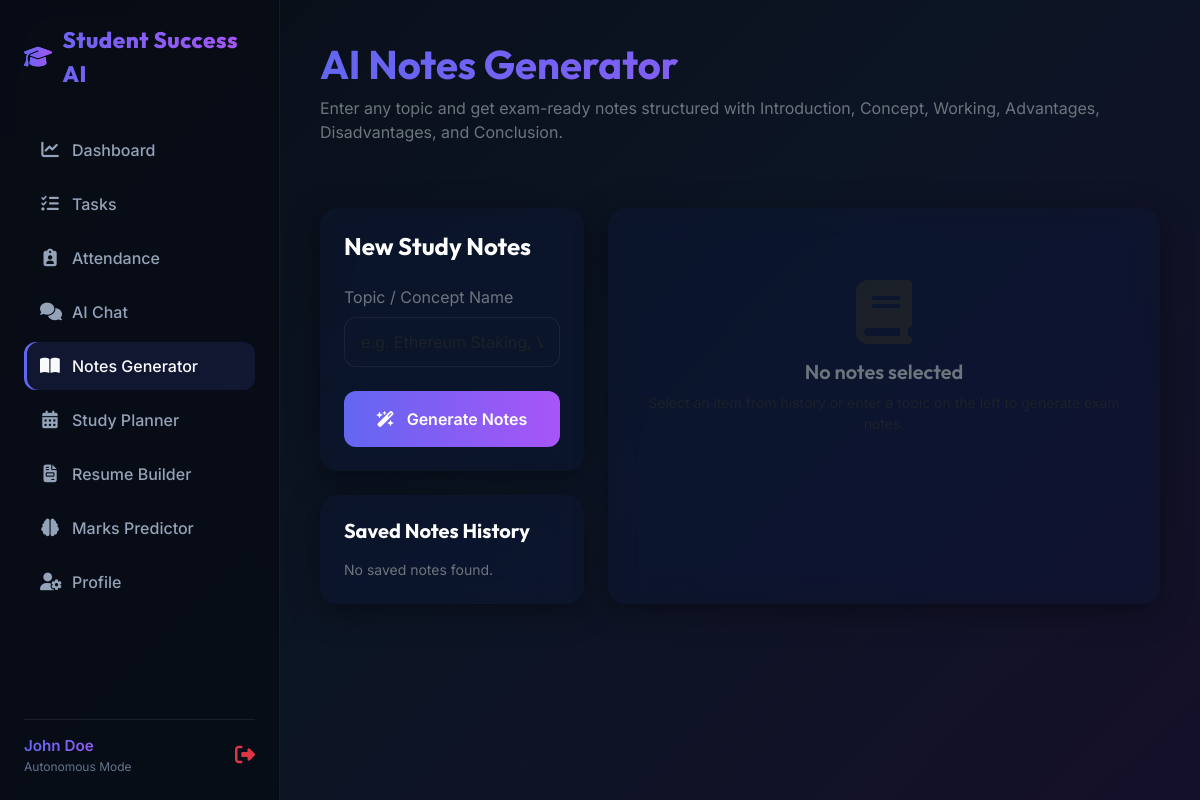
Before: /notes (signed in) with the older database file.
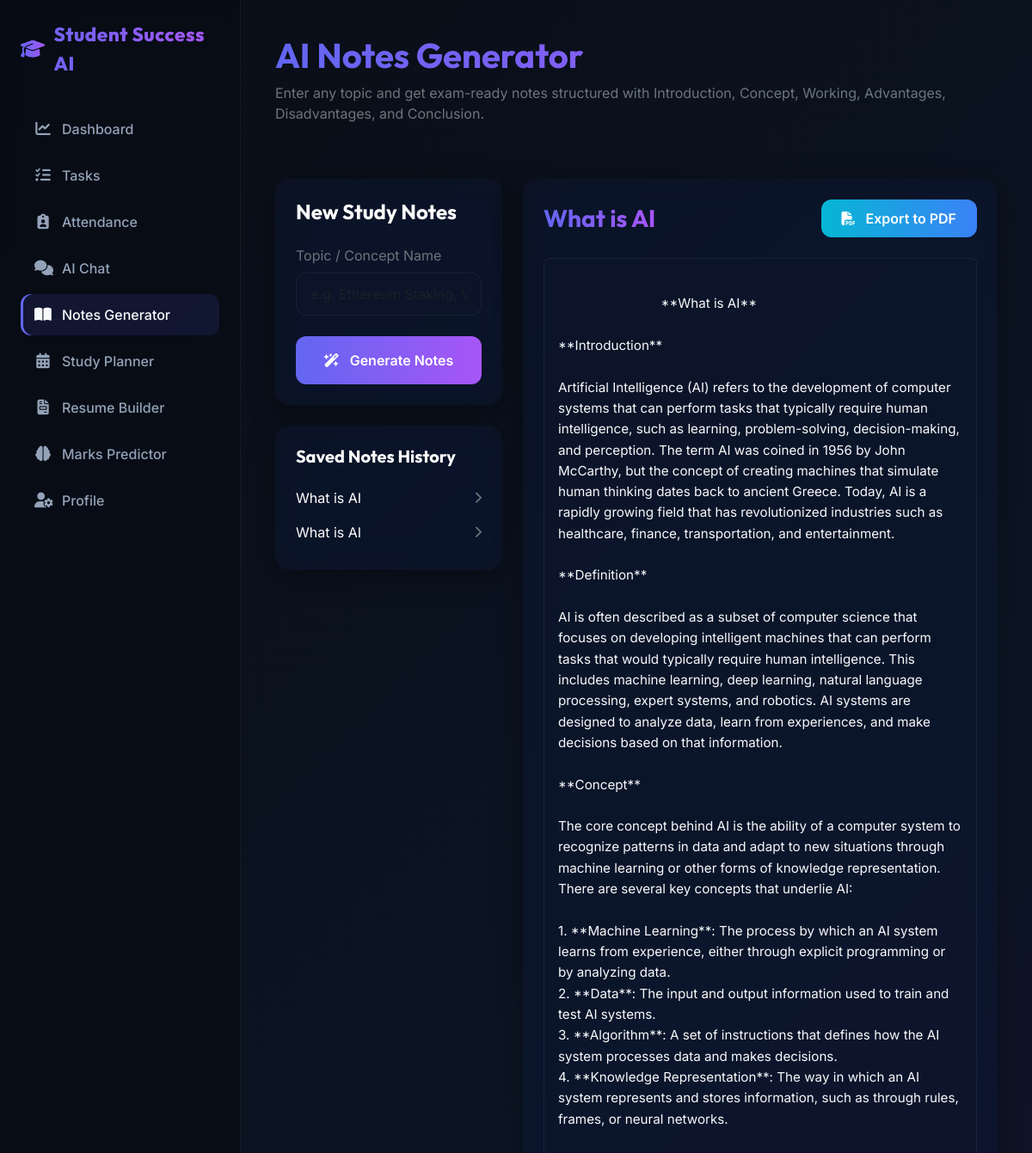
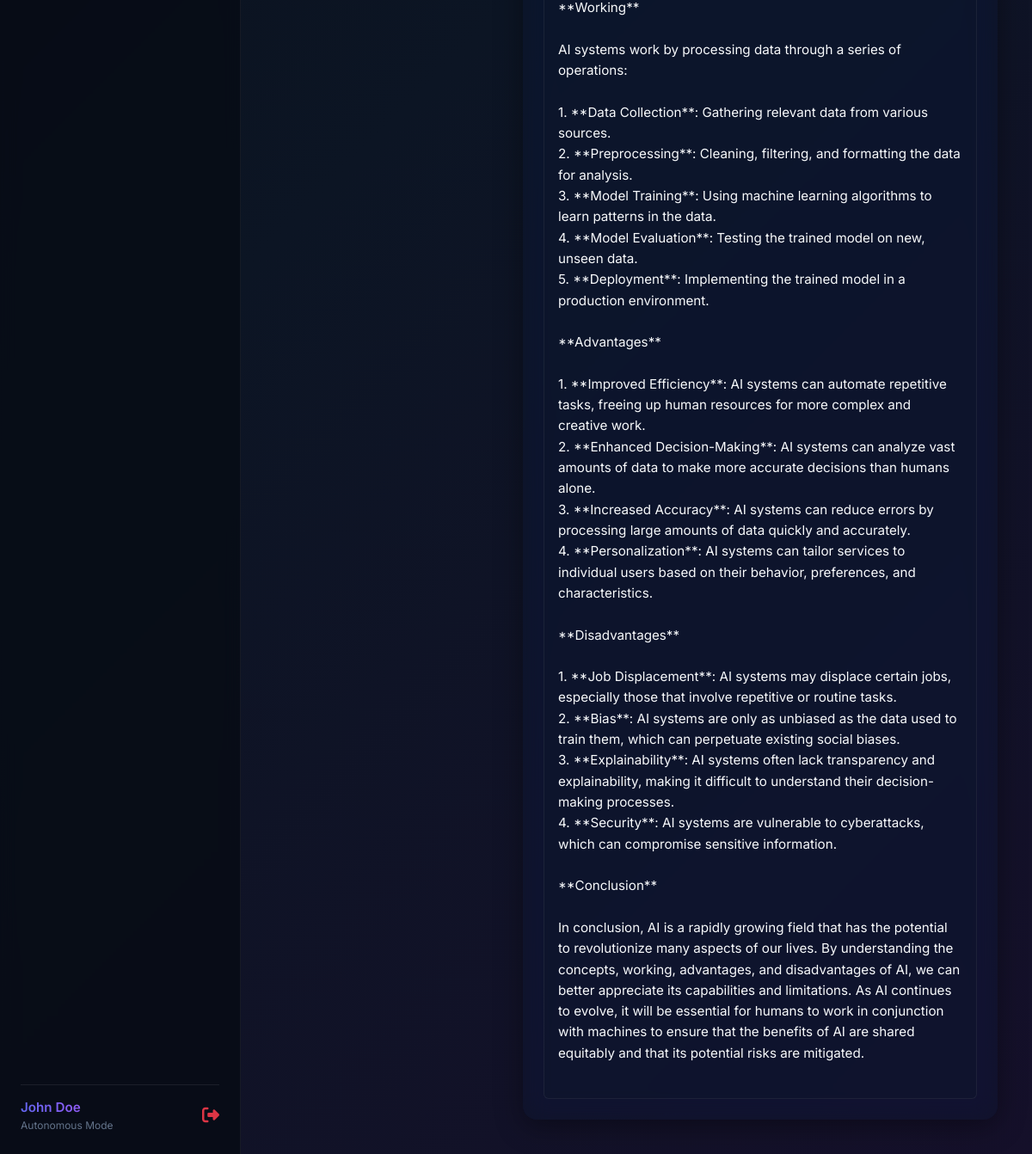
After: the same page with the newer database file (2 pictures, top to bottom).
### tables this page shows
CREATE TABLE notes (
        id INTEGER PRIMARY KEY AUTOINCREMENT,
        user_id INTEGER NOT NULL,
        topic TEXT NOT NULL,
        generated_notes TEXT NOT NULL,
        FOREIGN KEY(user_id) REFERENCES users(id) ON DELETE CASCADE
    );

### app.py (the view)
@app.route('/notes')
@login_required
def notes():
    user_id = session['user_id']
    conn = get_db_connection()
    notes_history = conn.execute("SELECT id, topic FROM notes WHERE user_id = ? ORDER BY id DESC", (user_id,)).fetchall()
    view_id = request.args.get('view_id')
    active_notes = None
    if view_id:
        active_notes = conn.execute("SELECT * FROM notes WHERE id = ? AND user_id = ?", (view_id, user_id)).fetchone()
    elif notes_history:
        active_notes = conn.execute("SELECT * FROM notes WHERE id = ? AND user_id = ?", (notes_history[0]['id'], user_id)).fetchone()
    conn.close()
    return render_template('notes.html', active_page='notes', notes_history=notes_history, active_notes=active_notes)

### app.py (called while the page is built)
def login_required(f):
    @wraps(f)
    def decorated_function(*args, **kwargs):
        if 'user_id' not in session:
            flash("Please sign in to access this page.", "error")
            return redirect(url_for('login'))
        return f(*args, **kwargs)
    return decorated_function

@app.context_processor
def inject_active_page():
    return dict(active_page=None)

### database/db_helper.py (called while the page is built)
def get_db_connection():
    conn = sqlite3.connect(DB_FILE)
    conn.row_factory = sqlite3.Row
    return conn

### templates/notes.html (shortened to what this page needs)
{% extends "base.html" %}
{% block content %}
<div class="container-fluid px-0">
    <div class="row mb-5">
        <div class="col-12">
            <h1 class="font-outfit fw-bold text-gradient-primary">AI Notes Generator</h1>
            <p class="text-secondary">Enter any topic and get exam-ready notes structured with Introduction, Concept, Working, Advantages, Disadvantages, and Conclusion.</p>
        </div>
    </div>
    <div class="row g-4">
        <div class="col-lg-4">
            <div class="card glass-panel border-0 text-white p-4 mb-4">
                <h4 class="font-outfit fw-bold mb-4">New Study Notes</h4>
                <form action="{{ url_for('generate_notes_route') }}" method="POST">
                    <div class="mb-4">
                        <label for="topic" class="form-label text-secondary">Topic / Concept Name</label>
                        <input type="text" class="form-control form-control-glass" id="topic" name="topic" placeholder="e.g. Ethereum Staking, Virtual Memory" required>
                    </div>
                    <button type="submit" class="btn btn-primary-gradient w-100 py-3">
                        <i class="fa-solid fa-wand-magic-sparkles me-2"></i> Generate Notes
                    </button>
                </form>
            </div>
            <div class="card glass-panel border-0 text-white p-4">
                <h5 class="font-outfit fw-bold mb-3">Saved Notes History</h5>
                {% if notes_history %}
                    <div class="list-group list-group-flush bg-transparent">
                        {% for item in notes_history %}
                            <a href="{{ url_for('notes') }}?view_id={{ item.id }}" class="list-group-item list-group-item-action bg-transparent text-white px-0 border-bottom-0 py-2 d-flex justify-content-between align-items-center">
                                <span class="text-truncate" style="max-width: 80%;">{{ item.topic }}</span>
                                <i class="fa-solid fa-chevron-right text-secondary small"></i>
                            </a>
                        {% endfor %}
                    </div>
                {% else %}
                    <p class="text-secondary mb-0 small">No saved notes found.</p>
                {% endif %}
            </div>
        </div>
        <div class="col-lg-8">
            <div class="card glass-panel border-0 text-white p-4 h-100">
                {% if active_notes %}
                    <div class="d-flex justify-content-between align-items-center mb-4">
                        <h3 class="font-outfit fw-bold text-gradient-primary mb-0">{{ active_notes.topic }}</h3>
                        <a href="{{ url_for('export_notes_pdf', notes_id=active_notes.id) }}" class="btn btn-accent-gradient">
                            <i class="fa-solid fa-file-pdf me-2"></i> Export to PDF
                        </a>
                    </div>
                    <div class="p-3 rounded" style="background: rgba(15, 23, 42, 0.45); border: 1px solid var(--glass-border); max-height: calc(100vh - 250px); overflow-y: auto;">
                        <div style="white-space: pre-wrap; font-family: 'Inter', sans-serif; font-size: 0.95rem; line-height: 1.6; color: var(--text-primary);">
                            {{ active_notes.generated_notes }}
                        </div>
                    </div>
                {% else %}
                    <div class="text-center py-5">
                        <i class="fa-solid fa-book fa-4x text-muted mb-3"></i>
                        <h5 class="text-secondary">No notes selected</h5>
                        <p class="text-muted small">Select an item from history or enter a topic on the left to generate exam notes.</p>
                    </div>
                {% endif %}
            </div>
        </div>
    </div>
</div>
{% endblock %}

Changed rows visible on the page:
added notes: topic "What is AI", generated_notes "**What is AI** **Introduction** Artificial Intelligence (AI) refers to the development of computer systems that can perform tasks that typically require human intelligence, such as learning, problem-solving, decision-making, and perception. The term AI was coined in 1956 by John McCarthy, but the concept of creating machines that simulate human thinking dates back to ancient Greece. Today, AI is a rapidly growing field that has revolutionized industries such as healthcare, finance, transportation, and entertainment. **Definition** AI is often described as a subset of computer science that focuses on developing intelligent machines that can perform tasks that would typically require human…"
added notes: topic "What is AI"
Other visible differences:
text no longer shown: "No saved notes found. No notes selected"
text now shown: "Export to PDF"
